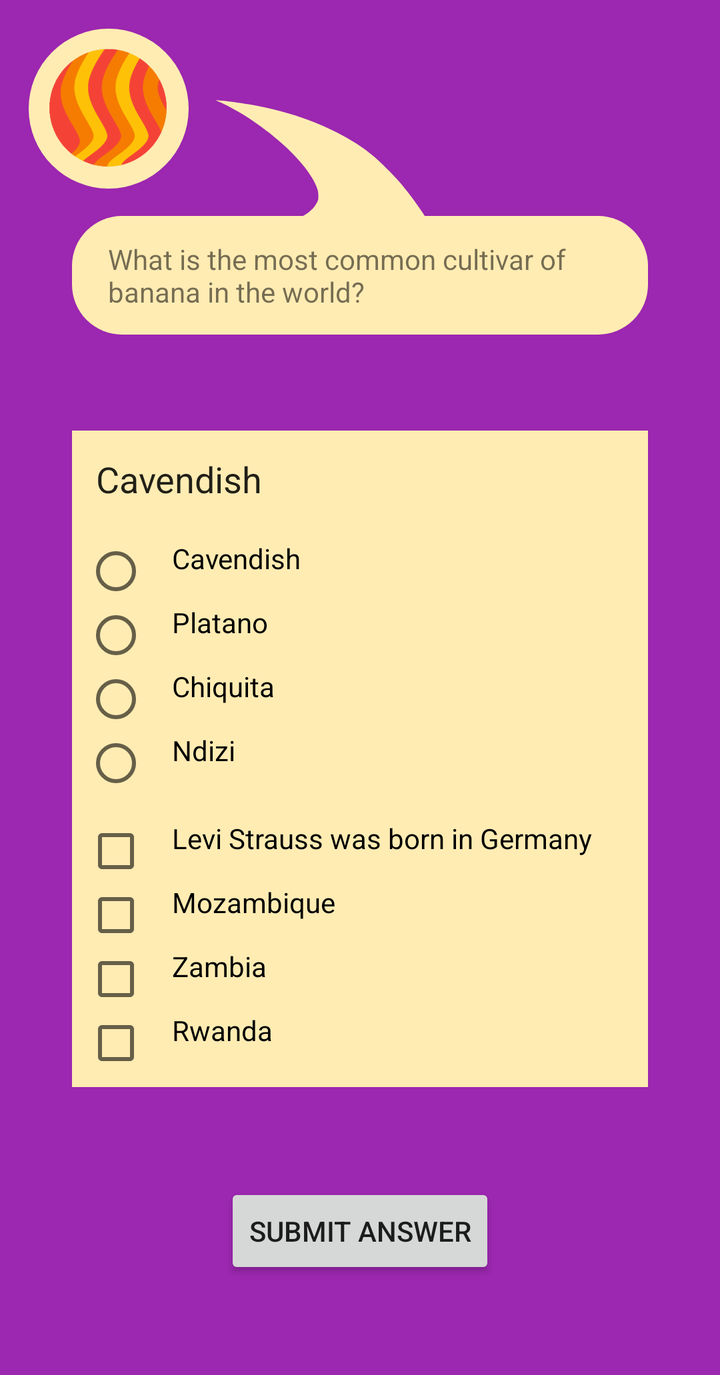
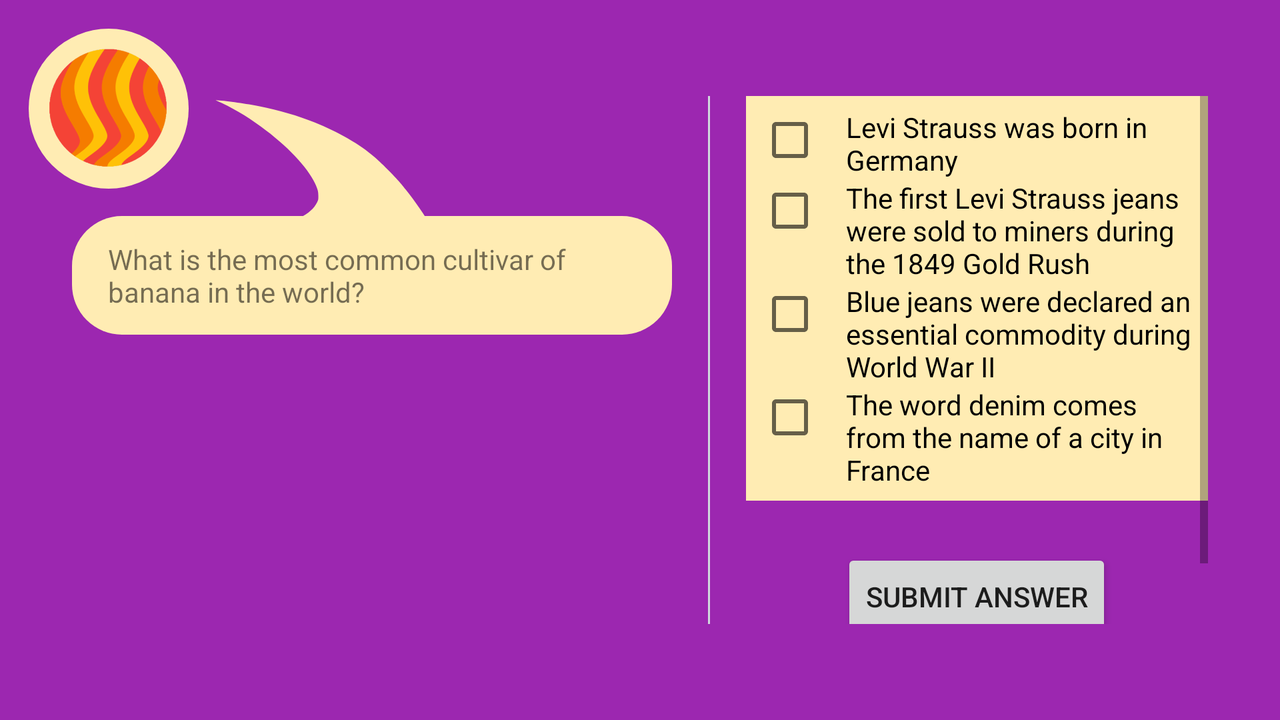

One screen, two layout resources from the same app: the default and the repository's alternative for another configuration. Each is rendered where Android would select it; the XML of both is given below.
<!-- AndroidManifest.xml: application theme AppTheme -->
<!-- res/layout/question.xml -->
<?xml version="1.0" encoding="utf-8"?>
<ScrollView
    xmlns:android="http://schemas.android.com/apk/res/android"
    android:layout_width="match_parent"
    android:layout_height="match_parent"
    android:fillViewport="true">

    <RelativeLayout
        android:id="@+id/question_background"
        android:layout_width="match_parent"
        android:layout_height="match_parent"
        android:background="@color/colorD3Accent"
        android:tag="question">

        <ImageView
            android:layout_width="80dp"
            android:layout_height="80dp"
            android:layout_alignLeft="@id/interlocutor_image_small"
            android:layout_alignTop="@id/interlocutor_image_small"
            android:layout_marginLeft="-10dp"
            android:layout_marginTop="-10dp"
            android:src="@drawable/img_round_interlocutor_halo" />

        <ImageView
            android:id="@+id/interlocutor_image_small"
            android:layout_width="60dp"
            android:layout_height="60dp"
            android:layout_marginLeft="24dp"
            android:layout_marginTop="24dp"
            android:src="@drawable/img_interlocutor_roy" />

        <View
            android:layout_width="144dp"
            android:layout_height="80dp"
            android:layout_marginLeft="84dp"
            android:layout_marginTop="48dp"
            android:background="@drawable/img_speech_bubble_extension" />

        <TextView
            android:id="@+id/speech_bubble"
            android:layout_width="match_parent"
            android:layout_height="wrap_content"
            android:layout_below="@id/interlocutor_image_small"
            android:layout_marginLeft="36dp"
            android:layout_marginTop="24dp"
            android:layout_marginRight="36dp"
            android:background="@drawable/img_speech_bubble"
            android:paddingLeft="18dp"
            android:paddingTop="12dp"
            android:paddingRight="18dp"
            android:paddingBottom="12dp"
            android:text="What is the most common cultivar of banana in the world?"
            android:theme="@style/ConversationText.Dark" />

        <LinearLayout
            android:layout_width="match_parent"
            android:layout_height="match_parent"
            android:layout_below="@id/speech_bubble"
            android:layout_marginLeft="36dp"
            android:layout_marginTop="48dp"
            android:layout_marginRight="36dp"
            android:layout_marginBottom="48dp"
            android:gravity="center"
            android:orientation="vertical"
            android:theme="@style/ConversationText.Dark">

            <EditText
                android:id="@+id/answer_text"
                android:layout_width="match_parent"
                android:layout_height="wrap_content"
                android:background="@color/colorOffWhite"
                android:padding="12dp"
                android:inputType="textCapWords"
                android:imeOptions="actionDone"
                android:text="Cavendish" />

            <RadioGroup
                android:id="@+id/answer_radio_group"
                android:layout_width="match_parent"
                android:layout_height="wrap_content"
                android:background="@color/colorOffWhite"
                android:padding="6dp">

                <RadioButton
                    android:id="@+id/answer_radio_0"
                    android:layout_width="match_parent"
                    android:layout_height="wrap_content"
                    android:gravity="top"
                    android:paddingLeft="12dp"
                    android:text="Cavendish"
                    android:theme="@style/RadioCheckbox" />

                <RadioButton
                    android:id="@+id/answer_radio_1"
                    android:layout_width="match_parent"
                    android:layout_height="wrap_content"
                    android:gravity="top"
                    android:paddingLeft="12dp"
                    android:text="Platano"
                    android:theme="@style/RadioCheckbox" />

                <RadioButton
                    android:id="@+id/answer_radio_2"
                    android:layout_width="match_parent"
                    android:layout_height="wrap_content"
                    android:gravity="top"
                    android:paddingLeft="12dp"
                    android:text="Chiquita"
                    android:theme="@style/RadioCheckbox" />

                <RadioButton
                    android:id="@+id/answer_radio_3"
                    android:layout_width="match_parent"
                    android:layout_height="wrap_content"
                    android:gravity="top"
                    android:paddingLeft="12dp"
                    android:text="Ndizi"
                    android:theme="@style/RadioCheckbox" />
            </RadioGroup>

            <LinearLayout
                android:id="@+id/answer_checkbox_group"
                android:layout_width="match_parent"
                android:layout_height="wrap_content"
                android:background="@color/colorOffWhite"
                android:orientation="vertical"
                android:padding="6dp">

                <CheckBox
                    android:id="@+id/answer_checkbox_0"
                    android:layout_width="match_parent"
                    android:layout_height="wrap_content"
                    android:gravity="top"
                    android:paddingLeft="12dp"
                    android:text="Levi Strauss was born in Germany"
                    android:theme="@style/RadioCheckbox" />

                <CheckBox
                    android:id="@+id/answer_checkbox_1"
                    android:layout_width="match_parent"
                    android:layout_height="wrap_content"
                    android:gravity="top"
                    android:paddingLeft="12dp"
                    android:text="Mozambique"
                    android:theme="@style/RadioCheckbox" />

                <CheckBox
                    android:id="@+id/answer_checkbox_2"
                    android:layout_width="match_parent"
                    android:layout_height="wrap_content"
                    android:gravity="top"
                    android:paddingLeft="12dp"
                    android:text="Zambia"
                    android:theme="@style/RadioCheckbox" />

                <CheckBox
                    android:id="@+id/answer_checkbox_3"
                    android:layout_width="match_parent"
                    android:layout_height="wrap_content"
                    android:gravity="top"
                    android:paddingLeft="12dp"
                    android:text="Rwanda"
                    android:theme="@style/RadioCheckbox" />
            </LinearLayout>

            <Button
                android:layout_width="wrap_content"
                android:layout_height="wrap_content"
                android:layout_marginTop="48dp"
                android:onClick="advanceQuestions"
                android:text="Submit answer" />
        </LinearLayout>
    </RelativeLayout>
</ScrollView>
<!-- resources referenced by this layout -->
<resources>
  <color name="colorD3Accent">#9c27b0</color>
  <color name="colorOffWhite">#ffecb3</color>
  <!-- drawable img_interlocutor_roy: png bitmap (drawable, 26413 bytes) -->
  <!-- drawable img_round_interlocutor_halo (drawable) -->
  <?xml version="1.0" encoding="utf-8"?>
  <shape xmlns:android="http://schemas.android.com/apk/res/android"
      android:shape="oval">
      <solid android:color="@color/colorOffWhite" />
  </shape>
  <!-- drawable img_speech_bubble (drawable) -->
  <?xml version="1.0" encoding="utf-8"?>
  <shape xmlns:android="http://schemas.android.com/apk/res/android"
      android:shape="rectangle">
      <solid android:color="#ffecb3" />
      <corners android:radius="25dp" />
  </shape>
  <!-- drawable img_speech_bubble_extension (drawable) -->
  <vector xmlns:android="http://schemas.android.com/apk/res/android"
      android:width="700dp"
      android:height="720dp"
      android:viewportWidth="700"
      android:viewportHeight="720">
      <path
          android:fillColor="#ffecb3"
          android:pathData="M118.9,21.7c36.4,29.7 69.6,65.6 106.6,115.5 63.7,85.7 113.5,182.4 132,256.6 6.5,26.2 7.9,35.9 7.9,55.7 0.1,17.2 -0.1,18.5 -3.2,29.9 -7.5,27.6 -19.5,47.2 -43.6,71.1 -15.6,15.6 -30.9,27.6 -53.6,42.2 -20.1,12.9 -66.5,37.4 -87.3,46.2 -3.9,1.6 -12.8,5.6 -19.7,8.7 -6.9,3.1 -30.3,13 -52,22.1 -43.6,18.2 -76.2,32.4 -75.6,33 0.5,0.5 266.7,-2.4 353.6,-3.8 36,-0.6 114.6,-1.6 174.7,-2.2 74.3,-0.8 109.5,-1.5 110.3,-2.3 1.5,-1.5 -8.8,-40.6 -21.7,-82.4 -2,-6.3 -4.8,-15.6 -6.3,-20.5 -14.8,-48.6 -41.7,-121 -63.3,-170.5 -3,-6.9 -7.6,-17.5 -10.2,-23.5 -13.4,-30.8 -43.5,-87.2 -65.2,-122.5 -34.8,-56.3 -89.3,-114.7 -146.3,-156.6 -39.1,-28.8 -87.8,-55 -133.2,-71.8 -31.2,-11.6 -78.6,-24 -102.3,-27l-5,-0.6 3.4,2.7z"
          android:strokeColor="#00000000" />
  </vector>
  <style name="AppTheme" parent="Theme.AppCompat.Light.NoActionBar">
          
          <item name="colorPrimary">@color/colorPrimary</item>
          <item name="colorPrimaryDark">@color/colorPrimary</item>
          <item name="colorAccent">@color/colorAccent</item>
      </style>
  <color name="colorPrimary">#f44336</color>
  <color name="colorAccent">#ffc107</color>
</resources>
<!-- res/layout-land/question.xml (the repository's variant of the layout above) -->
<!-- drawn on the phone turned sideways -->
<?xml version="1.0" encoding="utf-8"?>
<RelativeLayout xmlns:android="http://schemas.android.com/apk/res/android"
    android:id="@+id/question_background"
    android:layout_width="match_parent"
    android:layout_height="match_parent"
    android:background="@color/colorD3Accent"
    android:tag="question">

    <ImageView
        android:layout_width="80dp"
        android:layout_height="80dp"
        android:layout_alignLeft="@id/interlocutor_image_small"
        android:layout_alignTop="@id/interlocutor_image_small"
        android:layout_marginLeft="-10dp"
        android:layout_marginTop="-10dp"
        android:src="@drawable/img_round_interlocutor_halo" />

    <ImageView
        android:id="@+id/interlocutor_image_small"
        android:layout_width="60dp"
        android:layout_height="60dp"
        android:layout_marginLeft="24dp"
        android:layout_marginTop="24dp"
        android:src="@drawable/img_interlocutor_roy" />

    <View
        android:layout_width="144dp"
        android:layout_height="80dp"
        android:layout_marginLeft="84dp"
        android:layout_marginTop="48dp"
        android:background="@drawable/img_speech_bubble_extension" />

    <TextView
        android:id="@+id/speech_bubble"
        android:layout_width="300dp"
        android:layout_height="wrap_content"
        android:layout_below="@id/interlocutor_image_small"
        android:layout_marginLeft="36dp"
        android:layout_marginTop="24dp"
        android:layout_marginBottom="24dp"
        android:background="@drawable/img_speech_bubble"
        android:paddingLeft="18dp"
        android:paddingTop="12dp"
        android:paddingRight="18dp"
        android:paddingBottom="12dp"
        android:text="What is the most common cultivar of banana in the world?"
        android:theme="@style/ConversationText.Dark" />

    <View
        android:id="@+id/vertical_line"
        android:layout_width="1dp"
        android:layout_height="match_parent"
        android:layout_marginLeft="18dp"
        android:layout_marginTop="48dp"
        android:layout_marginRight="18dp"
        android:layout_marginBottom="48dp"
        android:layout_toRightOf="@id/speech_bubble"
        android:background="@color/colorRoadDisabled" />

    <ScrollView
        android:layout_width="match_parent"
        android:layout_height="match_parent"
        android:layout_marginTop="48dp"
        android:layout_marginRight="36dp"
        android:layout_marginBottom="48dp"
        android:layout_toRightOf="@id/vertical_line">

        <LinearLayout
            android:layout_width="match_parent"
            android:layout_height="wrap_content"
            android:gravity="center"
            android:orientation="vertical"
            android:theme="@style/ConversationText.Dark">

            <EditText
                android:id="@+id/answer_text"
                android:layout_width="match_parent"
                android:layout_height="wrap_content"
                android:background="@color/colorOffWhite"
                android:padding="12dp"
                android:inputType="textCapWords"
                android:imeOptions="actionDone"
                android:text="Cavendish"
                android:visibility="gone" />

            <RadioGroup
                android:id="@+id/answer_radio_group"
                android:layout_width="match_parent"
                android:layout_height="wrap_content"
                android:background="@color/colorOffWhite"
                android:padding="6dp"
                android:visibility="gone">

                <RadioButton
                    android:id="@+id/answer_radio_0"
                    android:layout_width="match_parent"
                    android:layout_height="wrap_content"
                    android:gravity="top"
                    android:paddingLeft="12dp"
                    android:text="Cavendish"
                    android:theme="@style/RadioCheckbox" />

                <RadioButton
                    android:id="@+id/answer_radio_1"
                    android:layout_width="match_parent"
                    android:layout_height="wrap_content"
                    android:gravity="top"
                    android:paddingLeft="12dp"
                    android:text="Platano"
                    android:theme="@style/RadioCheckbox" />

                <RadioButton
                    android:id="@+id/answer_radio_2"
                    android:layout_width="match_parent"
                    android:layout_height="wrap_content"
                    android:gravity="top"
                    android:paddingLeft="12dp"
                    android:text="Chiquita"
                    android:theme="@style/RadioCheckbox" />

                <RadioButton
                    android:id="@+id/answer_radio_3"
                    android:layout_width="match_parent"
                    android:layout_height="wrap_content"
                    android:gravity="top"
                    android:paddingLeft="12dp"
                    android:text="Ndizi"
                    android:theme="@style/RadioCheckbox" />
            </RadioGroup>

            <LinearLayout
                android:id="@+id/answer_checkbox_group"
                android:layout_width="match_parent"
                android:layout_height="wrap_content"
                android:background="@color/colorOffWhite"
                android:orientation="vertical"
                android:padding="6dp"
                android:visibility="visible">

                <CheckBox
                    android:id="@+id/answer_checkbox_0"
                    android:layout_width="match_parent"
                    android:layout_height="wrap_content"
                    android:gravity="top"
                    android:paddingLeft="12dp"
                    android:text="Levi Strauss was born in Germany"
                    android:theme="@style/RadioCheckbox" />

                <CheckBox
                    android:id="@+id/answer_checkbox_1"
                    android:layout_width="match_parent"
                    android:layout_height="wrap_content"
                    android:gravity="top"
                    android:paddingLeft="12dp"
                    android:text="The first Levi Strauss jeans were sold to miners during the 1849 Gold Rush"
                    android:theme="@style/RadioCheckbox" />

                <CheckBox
                    android:id="@+id/answer_checkbox_2"
                    android:layout_width="match_parent"
                    android:layout_height="wrap_content"
                    android:gravity="top"
                    android:paddingLeft="12dp"
                    android:text="Blue jeans were declared an essential commodity during World War II"
                    android:theme="@style/RadioCheckbox" />

                <CheckBox
                    android:id="@+id/answer_checkbox_3"
                    android:layout_width="match_parent"
                    android:layout_height="wrap_content"
                    android:gravity="top"
                    android:paddingLeft="12dp"
                    android:text="The word denim comes from the name of a city in France"
                    android:theme="@style/RadioCheckbox" />
            </LinearLayout>

            <Button
                android:layout_width="wrap_content"
                android:layout_height="wrap_content"
                android:layout_marginTop="24dp"
                android:layout_marginBottom="24dp"
                android:onClick="advanceQuestions"
                android:text="Submit answer" />
        </LinearLayout>
    </ScrollView>
</RelativeLayout>
<!-- resources referenced by the variant -->
<!-- as the phone turned sideways resolves them -->
<resources>
  <color name="colorD3Accent">#9c27b0</color>
  <color name="colorOffWhite">#ffecb3</color>
  <color name="colorRoadDisabled">#cfd8dc</color>
  <!-- drawable img_interlocutor_roy: png bitmap (drawable, 26413 bytes) -->
  <!-- drawable img_round_interlocutor_halo (drawable) -->
  <?xml version="1.0" encoding="utf-8"?>
  <shape xmlns:android="http://schemas.android.com/apk/res/android"
      android:shape="oval">
      <solid android:color="@color/colorOffWhite" />
  </shape>
  <!-- drawable img_speech_bubble (drawable) -->
  <?xml version="1.0" encoding="utf-8"?>
  <shape xmlns:android="http://schemas.android.com/apk/res/android"
      android:shape="rectangle">
      <solid android:color="#ffecb3" />
      <corners android:radius="25dp" />
  </shape>
  <!-- drawable img_speech_bubble_extension (drawable) -->
  <vector xmlns:android="http://schemas.android.com/apk/res/android"
      android:width="700dp"
      android:height="720dp"
      android:viewportWidth="700"
      android:viewportHeight="720">
      <path
          android:fillColor="#ffecb3"
          android:pathData="M118.9,21.7c36.4,29.7 69.6,65.6 106.6,115.5 63.7,85.7 113.5,182.4 132,256.6 6.5,26.2 7.9,35.9 7.9,55.7 0.1,17.2 -0.1,18.5 -3.2,29.9 -7.5,27.6 -19.5,47.2 -43.6,71.1 -15.6,15.6 -30.9,27.6 -53.6,42.2 -20.1,12.9 -66.5,37.4 -87.3,46.2 -3.9,1.6 -12.8,5.6 -19.7,8.7 -6.9,3.1 -30.3,13 -52,22.1 -43.6,18.2 -76.2,32.4 -75.6,33 0.5,0.5 266.7,-2.4 353.6,-3.8 36,-0.6 114.6,-1.6 174.7,-2.2 74.3,-0.8 109.5,-1.5 110.3,-2.3 1.5,-1.5 -8.8,-40.6 -21.7,-82.4 -2,-6.3 -4.8,-15.6 -6.3,-20.5 -14.8,-48.6 -41.7,-121 -63.3,-170.5 -3,-6.9 -7.6,-17.5 -10.2,-23.5 -13.4,-30.8 -43.5,-87.2 -65.2,-122.5 -34.8,-56.3 -89.3,-114.7 -146.3,-156.6 -39.1,-28.8 -87.8,-55 -133.2,-71.8 -31.2,-11.6 -78.6,-24 -102.3,-27l-5,-0.6 3.4,2.7z"
          android:strokeColor="#00000000" />
  </vector>
  <style name="AppTheme" parent="Theme.AppCompat.Light.NoActionBar">
          
          <item name="colorPrimary">@color/colorPrimary</item>
          <item name="colorPrimaryDark">@color/colorPrimary</item>
          <item name="colorAccent">@color/colorAccent</item>
      </style>
  <color name="colorPrimary">#f44336</color>
  <color name="colorAccent">#ffc107</color>
</resources>
